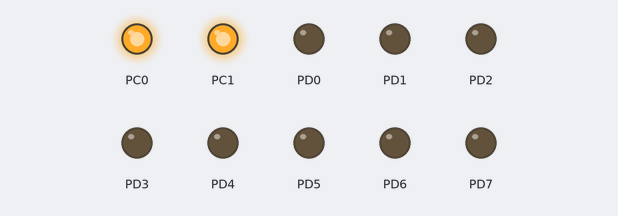
Simulated run of this program. Board: ATmega328P, built with avr-gcc and emulated at 16 MHz. On the bench: output pins drawn as LEDs (lit = HIGH).

Above: at 0.1 s.
Timing chart, 0 to 1.6 s (numbered marks = the images above):
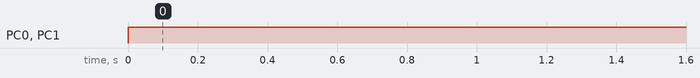

The program:

main.c
```c
/*
 * LabADC.c
 *
 * Created: 4/04/2024 21:13:03
 * Author : Josué Ortíz
 */

/*
INCLUDES Y DEFINICIONES
-------------------------------------------------
*/
#include <avr/io.h>
#include <avr/interrupt.h>
#include <stdint.h>
#define F_CPU 16000000

/*
FUNCIONES
-------------------------------------------------
*/
void setup(void);

/*
VARIABLES
-------------------------------------------------
*/
uint8_t valor = 0 ;

int main(void)
{
    setup();
    while (1)
    {
		PORTD = valor;
    }
}

void setup(void){
	cli ();
	// Entradas y salidas
	DDRD = 0xFF;
	DDRC |= (1 << DDC0 )|(1 << DDC1 );
	// Pull-up
	PORTC |= (1 << PORTC0)|(1 << PORTC1) ;
	// Iniciar apagado
	PORTD = 0;
	// Habilitar RX y Tx
	UCSR0B = 0;
	// Interrupciones
	PCMSK1 |= (1 << PCINT9)|(1 << PCINT8);
	PCICR |= (1 << PCIE1);
	sei ();
}

ISR (PCINT1_vect){

	if (PINC==(1<<PINC0))
	{
		valor++;
	}
	else if (PINC== (1<<PINC1))
	{
		valor--;
	}
	else {
		valor=valor;
	}

	PCIFR |= (1<< PCIF1);
}
```

Measured:
- by itself, PC0, PC1: LOW → HIGH at 0.00 s
